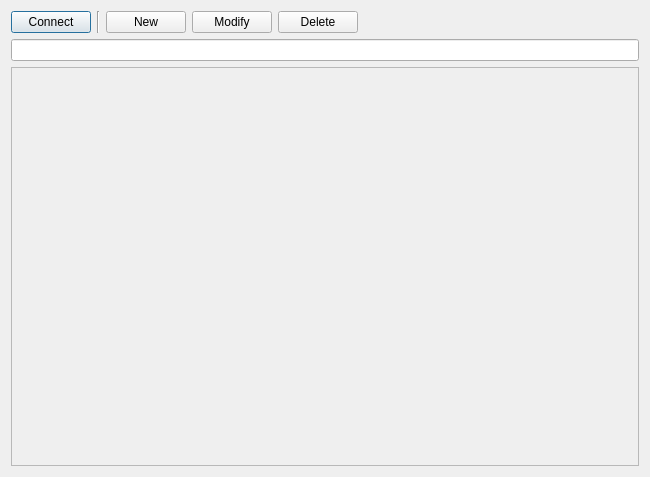
<?xml version="1.0" encoding="UTF-8"?>
<ui version="4.0">
 <class>QWoSessionManage</class>
 <widget class="QDialog" name="QWoSessionManage">
  <property name="geometry">
   <rect>
    <x>0</x>
    <y>0</y>
    <width>650</width>
    <height>477</height>
   </rect>
  </property>
  <property name="windowTitle">
   <string>Dialog</string>
  </property>
  <property name="windowIcon">
   <iconset resource="qwoterm.qrc">
    <normaloff>:/qwoterm/resource/skin/manage.png</normaloff>:/qwoterm/resource/skin/manage.png</iconset>
  </property>
  <layout class="QVBoxLayout" name="verticalLayout">
   <item>
    <layout class="QHBoxLayout" name="horizontalLayout">
     <item>
      <widget class="QPushButton" name="btnConnect">
       <property name="text">
        <string>Connect</string>
       </property>
       <property name="icon">
        <iconset resource="qwoterm.qrc">
         <normaloff>:/qwoterm/resource/skin/connect.png</normaloff>:/qwoterm/resource/skin/connect.png</iconset>
       </property>
      </widget>
     </item>
     <item>
      <widget class="Line" name="line">
       <property name="orientation">
        <enum>Qt::Vertical</enum>
       </property>
      </widget>
     </item>
     <item>
      <widget class="QPushButton" name="btnNew">
       <property name="text">
        <string>New</string>
       </property>
       <property name="icon">
        <iconset resource="qwoterm.qrc">
         <normaloff>:/qwoterm/resource/skin/add.png</normaloff>:/qwoterm/resource/skin/add.png</iconset>
       </property>
      </widget>
     </item>
     <item>
      <widget class="QPushButton" name="btnModify">
       <property name="text">
        <string>Modify</string>
       </property>
       <property name="icon">
        <iconset resource="qwoterm.qrc">
         <normaloff>:/qwoterm/resource/skin/linkcfg.png</normaloff>:/qwoterm/resource/skin/linkcfg.png</iconset>
       </property>
      </widget>
     </item>
     <item>
      <widget class="QPushButton" name="btnDelete">
       <property name="text">
        <string>Delete</string>
       </property>
       <property name="icon">
        <iconset resource="qwoterm.qrc">
         <normaloff>:/qwoterm/resource/skin/tabclose.png</normaloff>:/qwoterm/resource/skin/tabclose.png</iconset>
       </property>
      </widget>
     </item>
     <item>
      <spacer name="horizontalSpacer">
       <property name="orientation">
        <enum>Qt::Horizontal</enum>
       </property>
       <property name="sizeHint" stdset="0">
        <size>
         <width>40</width>
         <height>20</height>
        </size>
       </property>
      </spacer>
     </item>
    </layout>
   </item>
   <item>
    <widget class="QLineEdit" name="lineEdit"/>
   </item>
   <item>
    <widget class="QFrame" name="frame">
     <property name="sizePolicy">
      <sizepolicy hsizetype="Preferred" vsizetype="Expanding">
       <horstretch>0</horstretch>
       <verstretch>0</verstretch>
      </sizepolicy>
     </property>
     <property name="frameShape">
      <enum>QFrame::StyledPanel</enum>
     </property>
     <property name="frameShadow">
      <enum>QFrame::Raised</enum>
     </property>
    </widget>
   </item>
  </layout>
 </widget>
 <resources>
  <include location="qwoterm.qrc"/>
 </resources>
 <connections/>
</ui>
